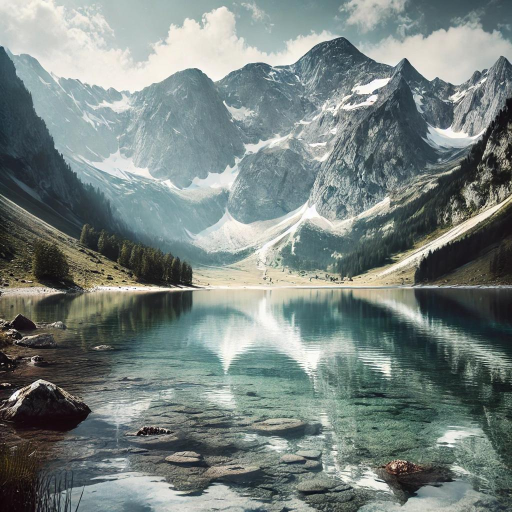
#> input picture faceDetection images/img3.jpg, 1024 x 1024 px, found by its file name (shown at 1/2 size); the run also reads 1 picture not shown here
$ jupyter execute --allow-errors faceDetection.ipynb
#> lines starting #> are read from the running program, lines starting #| are printed output that depends on the picture
# Computer Vision Face Detection

---

## Importing Python packages

Start by importing the Python packages that you need.

In the following code:

- *matplotlib* provides plotting functions
- *skimage* represents scikit-image, which provides several useful image manipulation tools
- *boto3* represents the AWS SDK for Python (Boto3), which is the Python library for AWS
- *numpy* represents NumPy, which is a library for manipulating data
- *PIL* represents the Python Imaging Library, which contains a set of tools for drawing images

[cell 1]
from skimage import io
from skimage.transform import rescale
from matplotlib import pyplot as plt

import boto3

import numpy as np

from PIL import Image, ImageDraw, ImageColor, ImageOps

## Creating a collection

Create a collection in Amazon Rekognition.

You only need to run this step once.

#> (a cell that did not finish here is left out)

## Task 2: Uploading an image to search

Look at the image by running the cell.

[cell 3]
myimages = {"img4.jpg", "img2.jpg", "img3.jpg", "img1.jpg", "img5.jpg"}
for filename in myimages:
    faceimage = io.imread(filename)
#> faceimage is the input picture: shape (1024, 1024, 3); mean R, G, B 120, 131, 127.6

    plt.imshow(faceimage)
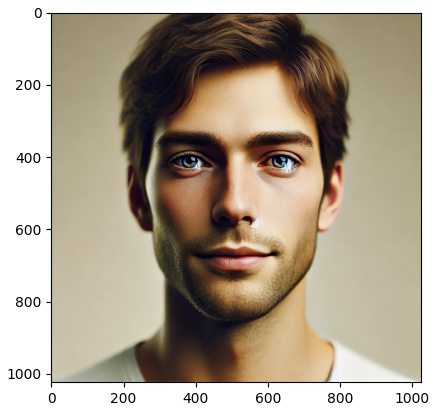
#> figure drawn by matplotlib, 1 panel

## Adding the image to the collection

Add the image to the collection created earlier.

[cell 4]
for filename in myimages:
    externalimageid = filename
#> this loop made 5 passes
#> (filename, externalimageid) on passes 1 to 5: ('img3.jpg', 'img3.jpg'), ('img1.jpg', 'img1.jpg'), ('img2.jpg', 'img2.jpg'), ('img5.jpg', 'img5.jpg'), ('img4.jpg', 'img4.jpg')

#> (the rest of this cell did not finish here and is left out)

## Viewing the bounding box for the detected face

If a face was found, the results should include the location of the face that was detected.

[cell 5]
img = Image.open(filename)
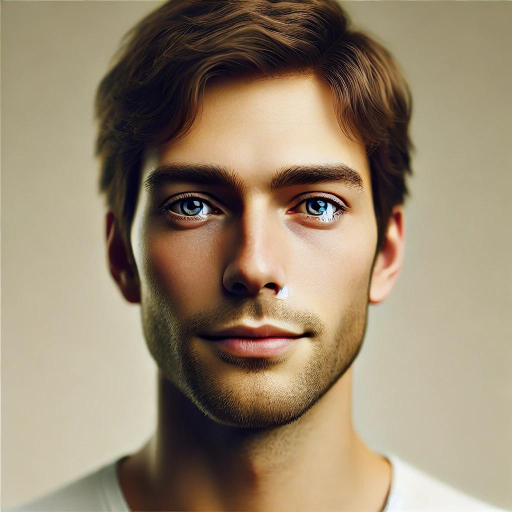
#> input picture faceDetection images/img4.jpg, 1024 x 1024 px, found by its file name (shown at 1/2 size)
#> img is the input picture: PIL image 1024x1024 RGB; mean R, G, B 151.9, 135.1, 111.7
imgWidth, imgHeight = img.size
#> imgWidth = 1024; imgHeight = 1024

draw = ImageDraw.Draw(img)
#> (the rest of this cell did not finish here and is left out)
